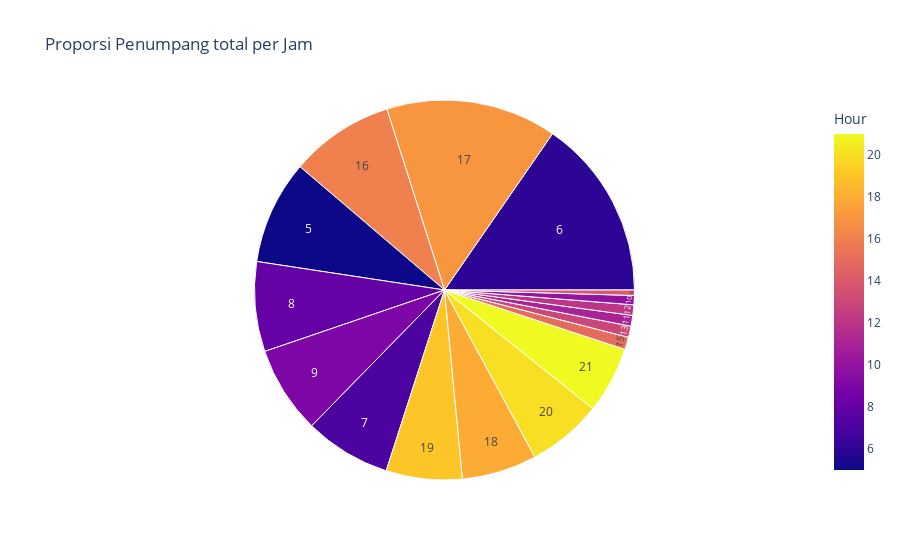

The notebook cell this image was saved under:
### Markdown cell above
### Proporsi Penumpang Berdasarkan Jam

### Code cell
px.sunburst(df_t,path=['Hour'],color='Hour', title='Proporsi Penumpang total per Jam')

### Figure 1 — Plotly figure (JSON) as saved in the notebook; plotly's stock layout.template omitted (floating-point values rounded to 4 significant figures)
{"data": [{"branchvalues": "total", "customdata": [[5], [6], [7], [8], [9], [10], [11], [12], [13], [14], [15], [16], [17], [18], [19], [20], [21]], "domain": {"x": [0, 1], "y": [0, 1]}, "hovertemplate": "labels=%{label}<br>count=%{value}<br>parent=%{parent}<br>id=%{id}<br>Hour=%{color}<extra></extra>", "ids": ["5", "6", "7", "8", "9", "10", "11", "12", "13", "14", "15", "16", "17", "18", "19", "20", "21"], "labels": ["5", "6", "7", "8", "9", "10", "11", "12", "13", "14", "15", "16", "17", "18", "19", "20", "21"], "marker": {"coloraxis": "coloraxis", "colors": [5, 6, 7, 8, 9, 10, 11, 12, 13, 14, 15, 16, 17, 18, 19, 20, 21]}, "name": "", "parents": ["", "", "", "", "", "", "", "", "", "", "", "", "", "", "", "", ""], "type": "sunburst", "values": [3135, 5451, 2609, 2710, 2636, 279, 324, 316, 339, 163, 373, 3138, 5153, 2264, 2296, 2259, 2012]}], "layout": {"coloraxis": {"colorbar": {"title": {"text": "Hour"}}, "colorscale": [[0, "#0d0887"], [0.1111, "#46039f"], [0.2222, "#7201a8"], [0.3333, "#9c179e"], [0.4444, "#bd3786"], [0.5556, "#d8576b"], [0.6667, "#ed7953"], [0.7778, "#fb9f3a"], [0.8889, "#fdca26"], [1, "#f0f921"]]}, "legend": {"tracegroupgap": 0}, "title": {"text": "Proporsi Penumpang total per Jam"}}}
